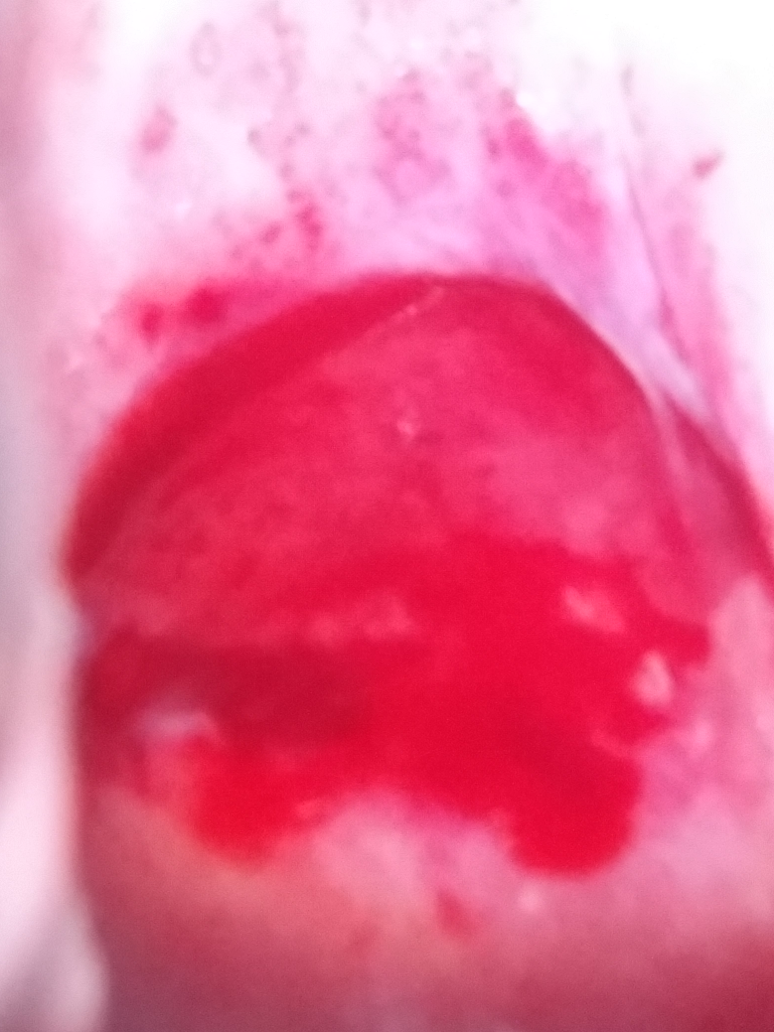
#> input picture sample_train_cervix_shapes/Type1/218.jpg, 3096 x 4128 px (shown at 1/4 size); its folder holds only this picture in this run
$ jupyter execute --allow-errors 'CNN input prep.ipynb'   (shell and % lines are left out)
#> lines starting #> are read from the running program, lines starting #| are printed output that depends on the picture
[cell 1]
import torch
import torch.nn as nn
import torch.nn.functional as F
import torch.optim as optim
from torchvision import datasets, transforms
from matplotlib import pyplot as plt

import torchvision
import torchvision.transforms as transforms

import numpy as np
import pandas as pd
import matplotlib.pyplot as plt
import seaborn as sns
from skimage.io import imread, imshow
import cv2

import plotly.offline as py
py.init_notebook_mode(connected=True)
import plotly.graph_objs as go
import plotly.tools as tls
from glob import glob
import pandas as pd
from subprocess import check_output
import os
# GOOGLE COLAB: device = torch.device('cuda')

Directly load the train .jpg images:

[cell 2]
basepath = 'sample_train_cervix_shapes/'
#> (the rest of this cell did not finish here and is left out)

Load tensors instead of .jpg images in order to be able to preprocess data

[cell 3]
### 1. Create dataframe where you have each image path, file type and label: ###
all_cervix_images = []

for path in sorted(glob(basepath + "*")): # iterate through each directory (ie each type)
    cervix_type = path.split("/")[-1] # gives you the type (ie directory) of current instance
    cervix_images = sorted(glob(basepath + cervix_type + "/*")) # gives you all images in current directory,
        # in the following format: sample_train_cervix_shapes/Type1/image_number.jpg
    all_cervix_images = all_cervix_images + cervix_images # list of all of the images in same format as previous!
#> pass 2 of the loop `for path in sorted(glob(basepath + "*")):`:

all_cervix_images = pd.DataFrame({'imagepath': all_cervix_images})
all_cervix_images['filetype'] = all_cervix_images.apply(lambda row: row.imagepath.split(".")[-1], axis=1)
all_cervix_images['type'] = all_cervix_images.apply(lambda row: row.imagepath.split("/")[-2], axis=1)

### 2. Convert the 'type' column info to floats so that it can then be put into tensors! ###
all_cervix_images.type[all_cervix_images.type == 'Type1'] = 1
all_cervix_images.type[all_cervix_images.type == 'Type2'] = 2
all_cervix_images.type[all_cervix_images.type == 'Type3'] = 3
all_cervix_images.head()

[cell 4]
### 3. create feature tensor for each image ###

def get_image_data(image_path):
    """
    Method to get image data as np.array specifying image id and type
    """
#> called with image_path = 'sample_train_cervix_shapes/Type1/218.jpg'
    #fname = get_filename(image_id, image_type)
        # fname = sample_train_cervix_shapes/Type{1, 2, 3}/???.jpg
    img = cv2.imread(image_path)
#> img is the input picture: shape (4128, 3096, 3); mean B, G, R 145.9, 108.5, 231
        # cv2.imread(sample_train_cervix_shapes/Type{1, 2, 3}/???.jpg)
    #assert img is not None, "Failed to read image : %s, %s" % (image_id, image_type)
    img = cv2.cvtColor(img, cv2.COLOR_BGR2RGB)
    return img

def transform_image(img, rescaled_dim_x, rescaled_dim_y, to_gray=False, normalized=False):
#> called with rescaled_dim_x = 256, rescaled_dim_y = 256, to_gray = False, normalized = True
    resized = cv2.resize(img, (rescaled_dim_x, rescaled_dim_y), cv2.INTER_LINEAR)
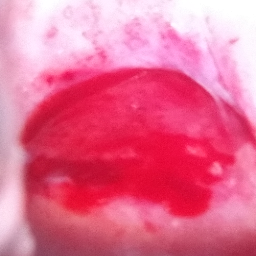
#> resized: shape (256, 256, 3); mean R, G, B 230.9, 108.4, 145.9

    if to_gray:
        resized = cv2.cvtColor(resized, cv2.COLOR_RGB2GRAY).astype('float')
    else:
        resized = resized.astype('float')

    if normalized:
        resized = cv2.normalize(resized, None, 0.0, 1.0, cv2.NORM_MINMAX)
        timg = resized.reshape(1, np.prod(resized.shape))
        # return timg/np.linalg.norm(timg)
    return resized

complete_images = []
import glob
import os.path
from os import path
for file in list(glob.glob('sample_train_cervix_shapes/Type*/*')):
    if file.find("Type1")!= -1:
        label = 1
    if file.find("Type2")!= -1:
        label = 2
    if file.find("Type3")!= -1:
        label = 3
    complete_image = get_image_data(file)
    complete_image = transform_image(complete_image, 256, 256, normalized=True)
    complete_image = np.append(complete_image, label)
    #complete_image = tf.convert_to_tensor(complete_image)
    complete_images.append(complete_image)
#> pass 2 of the loop `for file in list(glob.glob('sample_train_cervix_shapes/Type*/*')):`:
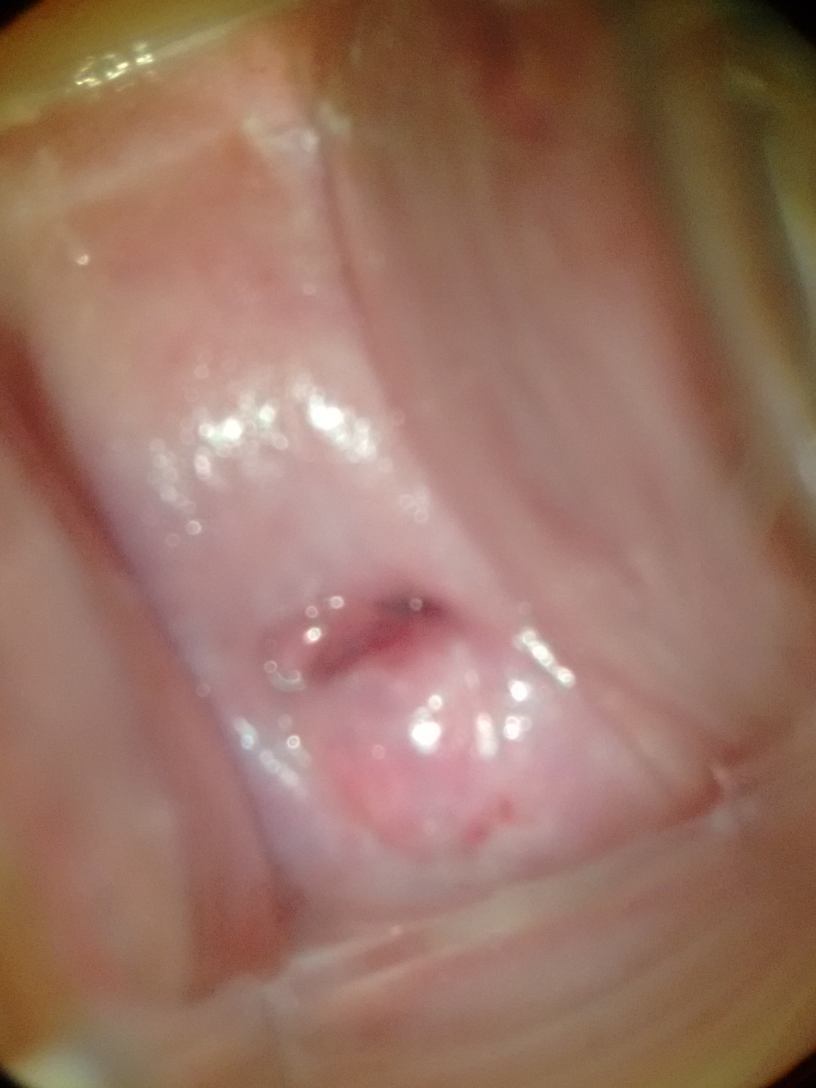
#> input picture sample_train_cervix_shapes/Type2/31.jpg, 2448 x 3264 px (shown at 1/3 size)
#> in get_image_data, img is the input picture: shape (3264, 2448, 3); mean B, G, R 99.1, 115, 152.7
#> in transform_image (call 2), `resized = cv2.resize(img, (rescaled_dim_x, rescaled_dim_y), cv2.INTER_..`:
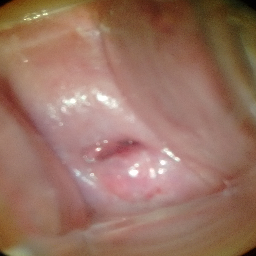
#> resized: shape (256, 256, 3); mean R, G, B 152.6, 114.9, 99
